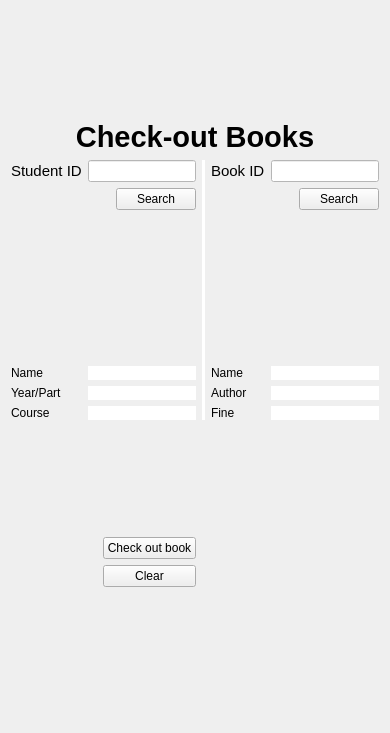
     <widget class="QWidget" name="page_check_out">
      <layout class="QGridLayout" name="gridLayout_3">
       <item row="1" column="5">
        <spacer name="verticalSpacer_51">
         <property name="orientation">
          <enum>Qt::Vertical</enum>
         </property>
         <property name="sizeHint" stdset="0">
          <size>
           <width>20</width>
           <height>109</height>
          </size>
         </property>
        </spacer>
       </item>
       <item row="13" column="3">
        <spacer name="verticalSpacer_50">
         <property name="orientation">
          <enum>Qt::Vertical</enum>
         </property>
         <property name="sizeHint" stdset="0">
          <size>
           <width>20</width>
           <height>26</height>
          </size>
         </property>
        </spacer>
       </item>
       <item row="3" column="4">
        <widget class="Line" name="line_3">
         <property name="styleSheet">
          <string notr="true">color: rgb(255, 255, 255);
background-color: rgb(255, 255, 255);</string>
         </property>
         <property name="frameShadow">
          <enum>QFrame::Raised</enum>
         </property>
         <property name="lineWidth">
          <number>0</number>
         </property>
         <property name="midLineWidth">
          <number>0</number>
         </property>
         <property name="orientation">
          <enum>Qt::Vertical</enum>
         </property>
        </widget>
       </item>
       <item row="11" column="2" colspan="2">
        <widget class="QPushButton" name="pushButton_clear_3">
         <property name="text">
          <string>Clear</string>
         </property>
        </widget>
       </item>
       <item row="3" column="5" colspan="4">
        <layout class="QGridLayout" name="gridLayout_18">
         <item row="1" column="1">
          <spacer name="verticalSpacer_47">
           <property name="orientation">
            <enum>Qt::Vertical</enum>
           </property>
           <property name="sizeHint" stdset="0">
            <size>
             <width>20</width>
             <height>10</height>
            </size>
           </property>
          </spacer>
         </item>
         <item row="4" column="0">
          <widget class="QLabel" name="label_58">
           <property name="text">
            <string>Author</string>
           </property>
          </widget>
         </item>
         <item row="0" column="1" colspan="2">
          <widget class="QLineEdit" name="lineEdit_out_bID_search_3">
           <property name="styleSheet">
            <string notr="true">color: rgb(46, 52, 54);
background-color: rgb(255, 255, 255);
</string>
           </property>
          </widget>
         </item>
         <item row="3" column="0">
          <widget class="QLabel" name="label_59">
           <property name="text">
            <string>Name</string>
           </property>
          </widget>
         </item>
         <item row="3" column="1" colspan="2">
          <widget class="QLabel" name="label_out_BookName_3">
           <property name="styleSheet">
            <string notr="true">color: rgb(46, 52, 54);
background-color: rgb(255, 255, 255);</string>
           </property>
           <property name="text">
            <string/>
           </property>
          </widget>
         </item>
         <item row="4" column="1" colspan="2">
          <widget class="QLabel" name="label_out_BookAuthor_3">
           <property name="styleSheet">
            <string notr="true">color: rgb(46, 52, 54);
background-color: rgb(255, 255, 255);
</string>
           </property>
           <property name="text">
            <string/>
           </property>
          </widget>
         </item>
         <item row="2" column="2">
          <spacer name="verticalSpacer_48">
           <property name="orientation">
            <enum>Qt::Vertical</enum>
           </property>
           <property name="sizeHint" stdset="0">
            <size>
             <width>20</width>
             <height>150</height>
            </size>
           </property>
          </spacer>
         </item>
         <item row="5" column="0">
          <widget class="QLabel" name="label_60">
           <property name="text">
            <string>Fine</string>
           </property>
          </widget>
         </item>
         <item row="0" column="0">
          <widget class="QLabel" name="label_61">
           <property name="font">
            <font>
             <pointsize>11</pointsize>
            </font>
           </property>
           <property name="text">
            <string>Book ID</string>
           </property>
          </widget>
         </item>
         <item row="5" column="1" colspan="2">
          <widget class="QLabel" name="label_out_BookFine_2">
           <property name="styleSheet">
            <string notr="true">color: rgb(204, 0, 0);
background-color: rgb(255, 255, 255);</string>
           </property>
           <property name="text">
            <string/>
           </property>
          </widget>
         </item>
         <item row="1" column="2">
          <widget class="QPushButton" name="pushButton_out_bID_search_3">
           <property name="text">
            <string>Search</string>
           </property>
          </widget>
         </item>
        </layout>
       </item>
       <item row="9" column="2">
        <spacer name="verticalSpacer_6">
         <property name="orientation">
          <enum>Qt::Vertical</enum>
         </property>
         <property name="sizeHint" stdset="0">
          <size>
           <width>20</width>
           <height>108</height>
          </size>
         </property>
        </spacer>
       </item>
       <item row="10" column="2" colspan="2">
        <widget class="QPushButton" name="pushButton_out">
         <property name="layoutDirection">
          <enum>Qt::LeftToRight</enum>
         </property>
         <property name="autoFillBackground">
          <bool>false</bool>
         </property>
         <property name="text">
          <string>Check out book</string>
         </property>
        </widget>
       </item>
       <item row="2" column="0" colspan="9">
        <widget class="QLabel" name="label_26">
         <property name="font">
          <font>
           <family>Segoe UI</family>
           <pointsize>22</pointsize>
           <weight>75</weight>
           <bold>true</bold>
           <underline>false</underline>
          </font>
         </property>
         <property name="text">
          <string>Check-out Books</string>
         </property>
         <property name="alignment">
          <set>Qt::AlignCenter</set>
         </property>
         <property name="margin">
          <number>15</number>
         </property>
        </widget>
       </item>
       <item row="4" column="1">
        <spacer name="verticalSpacer_45">
         <property name="orientation">
          <enum>Qt::Vertical</enum>
         </property>
         <property name="sizeHint" stdset="0">
          <size>
           <width>20</width>
           <height>3</height>
          </size>
         </property>
        </spacer>
       </item>
       <item row="3" column="0" colspan="4">
        <layout class="QGridLayout" name="gridLayout_17">
         <item row="4" column="1" colspan="2">
          <widget class="QLabel" name="label_out_stuYear_3">
           <property name="styleSheet">
            <string notr="true">color: rgb(46, 52, 54);
background-color: rgb(255, 255, 255);</string>
           </property>
           <property name="text">
            <string/>
           </property>
          </widget>
         </item>
         <item row="3" column="0">
          <widget class="QLabel" name="label_50">
           <property name="text">
            <string>Name</string>
           </property>
          </widget>
         </item>
         <item row="4" column="0">
          <widget class="QLabel" name="label_57">
           <property name="text">
            <string>Year/Part</string>
           </property>
          </widget>
         </item>
         <item row="1" column="1">
          <spacer name="verticalSpacer_5">
           <property name="orientation">
            <enum>Qt::Vertical</enum>
           </property>
           <property name="sizeHint" stdset="0">
            <size>
             <width>20</width>
             <height>10</height>
            </size>
           </property>
          </spacer>
         </item>
         <item row="5" column="0">
          <widget class="QLabel" name="label_56">
           <property name="text">
            <string>Course</string>
           </property>
          </widget>
         </item>
         <item row="0" column="0">
          <widget class="QLabel" name="label_25">
           <property name="font">
            <font>
             <pointsize>11</pointsize>
            </font>
           </property>
           <property name="text">
            <string>Student ID</string>
           </property>
          </widget>
         </item>
         <item row="3" column="1" colspan="2">
          <widget class="QLabel" name="label_out_stuName_3">
           <property name="styleSheet">
            <string notr="true">color: rgb(46, 52, 54);
background-color: rgb(255, 255, 255);</string>
           </property>
           <property name="text">
            <string/>
           </property>
          </widget>
         </item>
         <item row="1" column="2">
          <widget class="QPushButton" name="pushButton_out_stID_search_3">
           <property name="text">
            <string>Search</string>
           </property>
          </widget>
         </item>
         <item row="0" column="1" colspan="2">
          <widget class="QLineEdit" name="lineEdit_out_stID_search_3">
           <property name="font">
            <font/>
           </property>
           <property name="styleSheet">
            <string notr="true">color: rgb(46, 52, 54);
background-color: rgb(255, 255, 255);
</string>
           </property>
          </widget>
         </item>
         <item row="5" column="1" colspan="2">
          <widget class="QLabel" name="label_out_stuCourse_3">
           <property name="styleSheet">
            <string notr="true">color: rgb(46, 52, 54);
background-color: rgb(255, 255, 255);</string>
           </property>
           <property name="text">
            <string/>
           </property>
          </widget>
         </item>
         <item row="2" column="2">
          <spacer name="verticalSpacer_46">
           <property name="orientation">
            <enum>Qt::Vertical</enum>
           </property>
           <property name="sizeHint" stdset="0">
            <size>
             <width>20</width>
             <height>150</height>
            </size>
           </property>
          </spacer>
         </item>
        </layout>
       </item>
       <item row="12" column="3">
        <spacer name="verticalSpacer_7">
         <property name="orientation">
          <enum>Qt::Vertical</enum>
         </property>
         <property name="sizeHint" stdset="0">
          <size>
           <width>20</width>
           <height>109</height>
          </size>
         </property>
        </spacer>
       </item>
      </layout>
     </widget>
